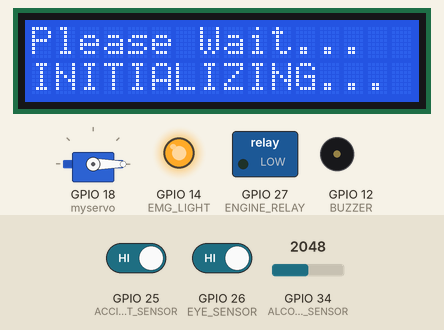
A sketch run on a simulated ESP32. On the bench: servo, 16×2 character LCD, switched loads named in the sketch (green lamp = pin HIGH), output pins drawn as LEDs (lit = HIGH), buzzer (waves = sounding, pin HIGH). The inputs (shaded band) are chosen by the test bench; at power-on: GPIO 34 (ALCOHOL_SENSOR) = 2048, GPIO 26 (EYE_SENSOR) HIGH, GPIO 25 (ACCIDENT_SENSOR) HIGH. WiFi joins after 1.5 s; servers stay silent unless stated.

Above: at 1.9 s.
At 6.0 s:
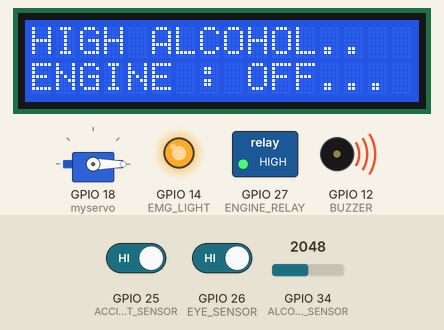
6.1 s: GPIO 34 (ALCOHOL_SENSOR) set to 781
7.6 s: GPIO 34 (ALCOHOL_SENSOR) set to 689
At 8.9 s:
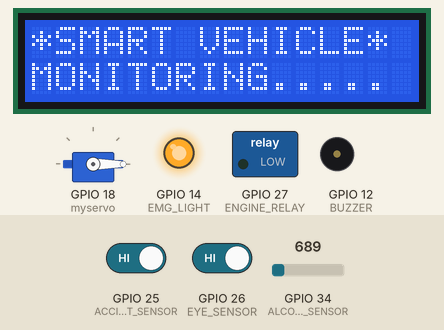
9.5 s: GPIO 26 (EYE_SENSOR) driven LOW
At 12.8 s:
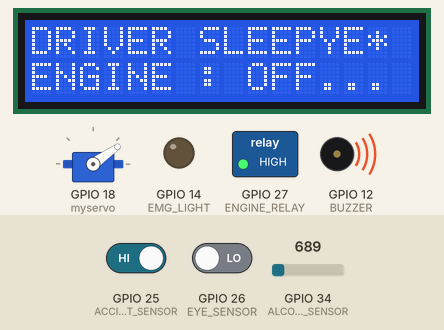
Timing chart, 0 to 21.7 s (numbered marks = the images above; inputs shaded):
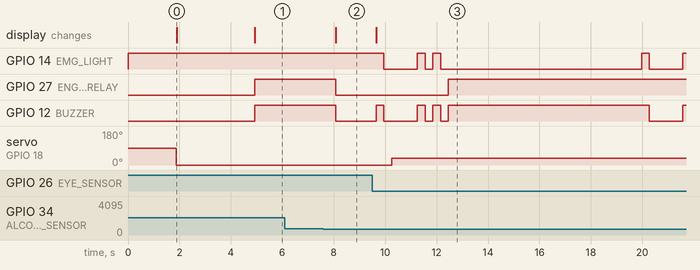

The sketch:

major_project.ino
```cpp
#define BLYNK_TEMPLATE_ID "TMPL3dwLktbKz"
#define BLYNK_TEMPLATE_NAME "SMART ROBOT"
#define BLYNK_AUTH_TOKEN "eRyxzushLs5O1WN9qftoDt7Cl1h3vJOK"

char auth[] = BLYNK_AUTH_TOKEN;
char ssid [] = "SVTECHNOLOGIES";
char pass [] = "Smart.23";

#define BLYNK_PRINT Serial

#include <WiFi.h>
#include <BlynkSimpleEsp32.h>

#include <Wire.h>
#include <LiquidCrystal_I2C.h>
#include <ESP32Servo.h> //includes the servo library
Servo myservo;
LiquidCrystal_I2C Lcd(0x27,16,2);


// ESP32 Pin Definitions
#define ALCOHOL_SENSOR 34
#define ACCIDENT_SENSOR 25
#define EYE_SENSOR 26
#define ENGINE_RELAY 27
#define EMG_LIGHT 14
#define BUZZER 12
int pos = 90;
void setup()
{

  Serial.begin(115200);
myservo.attach(18);
  pinMode(ALCOHOL_SENSOR,INPUT);
  pinMode(ACCIDENT_SENSOR,INPUT);
  pinMode(EYE_SENSOR,INPUT);

  pinMode(ENGINE_RELAY,OUTPUT);
  pinMode(EMG_LIGHT,OUTPUT);
  pinMode(BUZZER,OUTPUT);

  digitalWrite(ENGINE_RELAY,LOW);
  digitalWrite(EMG_LIGHT,HIGH);
  digitalWrite(BUZZER,LOW);

  Lcd.begin();
  Lcd.backlight();

  Blynk.begin(auth, ssid, pass);
  myservo.write(0);
  Lcd.setCursor(0,0);
  Lcd.print("Please Wait...");
  Lcd.setCursor(0,1);
  Lcd.print("INITIALIZING...");
  delay(3000);
}

void loop()
{
  Blynk.run();


  int S,V,T;

  S = analogRead(ALCOHOL_SENSOR);
  V = digitalRead(ACCIDENT_SENSOR);
  T = digitalRead(EYE_SENSOR);

  Blynk.virtualWrite(V7,S);
  Blynk.virtualWrite(V8,V);
  Blynk.virtualWrite(V9,T);

  if(S >= 750)
  {
     myservo.write(0);
    Lcd.setCursor(0,0);
    Lcd.print("HIGH ALCOHOL");
    Lcd.setCursor(0,1);
    Lcd.print("ENGINE : OFF");

    digitalWrite(ENGINE_RELAY,HIGH);
    digitalWrite(EMG_LIGHT,HIGH);
    digitalWrite(BUZZER,HIGH);
  }

  else if(V == 0)
  {
     myservo.write(0);
    Lcd.setCursor(0,0);
    Lcd.print("ACCIDENT ALERT");
    Lcd.setCursor(0,1);
    Lcd.print("ENGINE : OFF");

    digitalWrite(ENGINE_RELAY,HIGH);
    digitalWrite(EMG_LIGHT,LOW);
    digitalWrite(BUZZER,HIGH);
  }

  else if(T == 0)
  {
    Lcd.setCursor(0,0);
    Lcd.print("DRIVER SLEEPY");
    Lcd.setCursor(0,1);
    Lcd.print("ENGINE : OFF");
    digitalWrite(BUZZER,HIGH);
    digitalWrite(EMG_LIGHT,HIGH);
    delay(300);
    digitalWrite(BUZZER,LOW);
    digitalWrite(EMG_LIGHT,LOW);
    delay(300);
    myservo.write(35); // write the turning angel
    delay(1000);
    digitalWrite(BUZZER,HIGH);
    digitalWrite(EMG_LIGHT,HIGH);
    delay(300);
    digitalWrite(BUZZER,LOW);
    digitalWrite(EMG_LIGHT,LOW);
    delay(300);
    digitalWrite(BUZZER,HIGH);
    digitalWrite(EMG_LIGHT,HIGH);
    delay(300);
    digitalWrite(BUZZER,LOW);
    digitalWrite(EMG_LIGHT,LOW);
    delay(300);
    digitalWrite(ENGINE_RELAY,HIGH);
    digitalWrite(BUZZER,HIGH);
    digitalWrite(EMG_LIGHT,LOW);
    delay(7000);

  }

  else
  {
     myservo.write(0); // write the turning angel

    Lcd.setCursor(0,0);
    Lcd.print("*SMART VEHICLE*");
    Lcd.setCursor(0,1);
    Lcd.print("MONITORING...");

    digitalWrite(ENGINE_RELAY,LOW);
    digitalWrite(EMG_LIGHT,HIGH);
    digitalWrite(BUZZER,LOW);
  }

  delay(500);
}
```

Measured:
- the behaviour switches between 750 and 749 on GPIO 34 (ALCOHOL_SENSOR) (found by bisection; images 1 and 2)
- after the input at 6.1 s, every drawn part: stays the same
- after the input at 7.6 s, GPIO 27 (ENGINE_RELAY), GPIO 12 (BUZZER): HIGH → LOW after 0.47 s; the display: changes after 0.47 s (image 2)
- after the input at 9.5 s, GPIO 14 (EMG_LIGHT): HIGH → LOW after 0.45 s, → HIGH 1.3 s later, → LOW 0.30 s later, → HIGH 0.30 s later, … (8 changes in this stretch); GPIO 27 (ENGINE_RELAY): LOW → HIGH after 3.0 s
- what the display in image 0 shows lasts 3.0 s, from 1.9 s to 4.9 s
